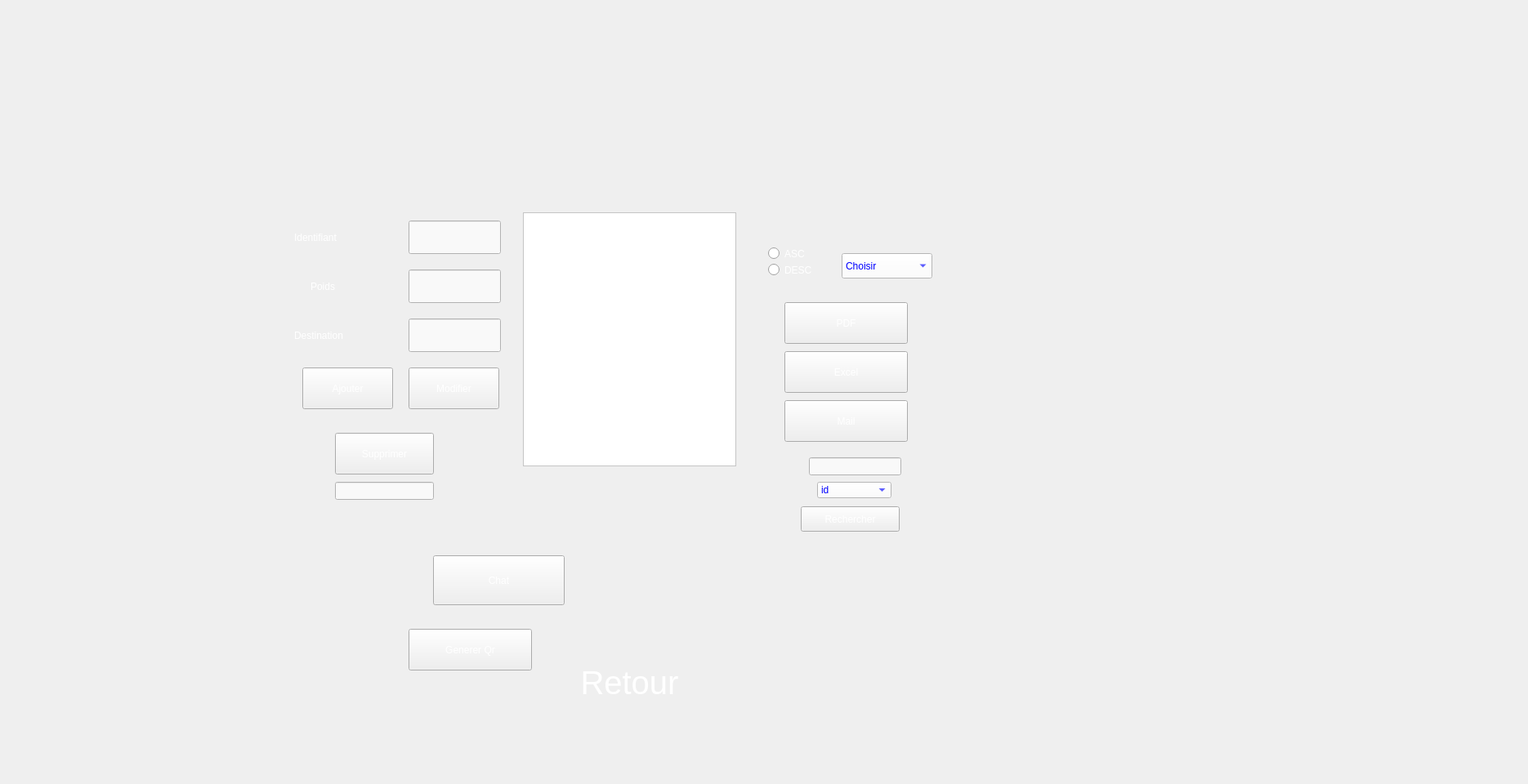
    <widget class="QWidget" name="page_4">
     <widget class="QLabel" name="label_33">
      <property name="geometry">
       <rect>
        <x>360</x>
        <y>280</y>
        <width>181</width>
        <height>21</height>
       </rect>
      </property>
      <property name="styleSheet">
       <string notr="true">color: rgb(255, 255, 255);</string>
      </property>
      <property name="text">
       <string>Identifiant</string>
      </property>
     </widget>
     <widget class="QLineEdit" name="le_id">
      <property name="geometry">
       <rect>
        <x>500</x>
        <y>270</y>
        <width>113</width>
        <height>41</height>
       </rect>
      </property>
      <property name="styleSheet">
       <string notr="true">background-color: rgb(249, 249, 249);
font: 8pt &quot;MS Shell Dlg 2&quot;;
color: rgb(0, 0, 127);</string>
      </property>
     </widget>
     <widget class="QLineEdit" name="le_poids">
      <property name="geometry">
       <rect>
        <x>500</x>
        <y>330</y>
        <width>113</width>
        <height>41</height>
       </rect>
      </property>
      <property name="styleSheet">
       <string notr="true">background-color: rgb(249, 249, 249);
font: 8pt &quot;MS Shell Dlg 2&quot;;
color: rgb(0, 0, 127);</string>
      </property>
     </widget>
     <widget class="QLineEdit" name="la_destination">
      <property name="geometry">
       <rect>
        <x>500</x>
        <y>390</y>
        <width>113</width>
        <height>41</height>
       </rect>
      </property>
      <property name="styleSheet">
       <string notr="true">background-color: rgb(249, 249, 249);
font: 8pt &quot;MS Shell Dlg 2&quot;;
color: rgb(0, 0, 127);</string>
      </property>
     </widget>
     <widget class="QLabel" name="label_34">
      <property name="geometry">
       <rect>
        <x>380</x>
        <y>340</y>
        <width>101</width>
        <height>21</height>
       </rect>
      </property>
      <property name="styleSheet">
       <string notr="true">color: rgb(255, 255, 255);</string>
      </property>
      <property name="text">
       <string>Poids</string>
      </property>
     </widget>
     <widget class="QLabel" name="label_35">
      <property name="geometry">
       <rect>
        <x>360</x>
        <y>400</y>
        <width>171</width>
        <height>21</height>
       </rect>
      </property>
      <property name="styleSheet">
       <string notr="true">color: rgb(255, 255, 255);</string>
      </property>
      <property name="text">
       <string>Destination</string>
      </property>
     </widget>
     <widget class="QComboBox" name="comboBox_4">
      <property name="geometry">
       <rect>
        <x>1030</x>
        <y>310</y>
        <width>111</width>
        <height>31</height>
       </rect>
      </property>
      <property name="styleSheet">
       <string notr="true">background-color: rgb(255, 255, 255);
font: 75 9pt &quot;Leelawadee UI&quot;;
font: 15pt &quot;Eras Bold ITC&quot;;
color: rgb(0, 0, 255);</string>
      </property>
      <item>
       <property name="text">
        <string>Choisir</string>
       </property>
      </item>
      <item>
       <property name="text">
        <string>id</string>
       </property>
      </item>
      <item>
       <property name="text">
        <string>poids</string>
       </property>
      </item>
      <item>
       <property name="text">
        <string>destination</string>
       </property>
      </item>
     </widget>
     <widget class="QRadioButton" name="radioButton_a">
      <property name="geometry">
       <rect>
        <x>940</x>
        <y>300</y>
        <width>81</width>
        <height>21</height>
       </rect>
      </property>
      <property name="styleSheet">
       <string notr="true">color: rgb(255, 255, 255);</string>
      </property>
      <property name="text">
       <string>ASC</string>
      </property>
     </widget>
     <widget class="QRadioButton" name="radioButton_d">
      <property name="geometry">
       <rect>
        <x>940</x>
        <y>320</y>
        <width>81</width>
        <height>21</height>
       </rect>
      </property>
      <property name="styleSheet">
       <string notr="true">color: rgb(255, 255, 255);</string>
      </property>
      <property name="text">
       <string>DESC</string>
      </property>
     </widget>
     <widget class="QPushButton" name="pb_pdf">
      <property name="geometry">
       <rect>
        <x>960</x>
        <y>370</y>
        <width>151</width>
        <height>51</height>
       </rect>
      </property>
      <property name="styleSheet">
       <string notr="true">color: rgb(255, 255, 255);
font: 16pt &quot;MS Shell Dlg 2&quot;;</string>
      </property>
      <property name="text">
       <string>PDF</string>
      </property>
     </widget>
     <widget class="QPushButton" name="export_excel_2">
      <property name="geometry">
       <rect>
        <x>960</x>
        <y>430</y>
        <width>151</width>
        <height>51</height>
       </rect>
      </property>
      <property name="styleSheet">
       <string notr="true">color: rgb(255, 255, 255);
font: 16pt &quot;MS Shell Dlg 2&quot;;</string>
      </property>
      <property name="text">
       <string>Excel</string>
      </property>
     </widget>
     <widget class="QPushButton" name="pb_ajouter_1">
      <property name="geometry">
       <rect>
        <x>370</x>
        <y>450</y>
        <width>111</width>
        <height>51</height>
       </rect>
      </property>
      <property name="styleSheet">
       <string notr="true">color: rgb(255, 255, 255);
font: 16pt &quot;MS Shell Dlg 2&quot;;</string>
      </property>
      <property name="text">
       <string>Ajouter</string>
      </property>
     </widget>
     <widget class="QPushButton" name="pb_modifier_1">
      <property name="geometry">
       <rect>
        <x>500</x>
        <y>450</y>
        <width>111</width>
        <height>51</height>
       </rect>
      </property>
      <property name="styleSheet">
       <string notr="true">color: rgb(255, 255, 255);
font: 16pt &quot;MS Shell Dlg 2&quot;;</string>
      </property>
      <property name="text">
       <string>Modifier</string>
      </property>
     </widget>
     <widget class="QComboBox" name="comboBox_5">
      <property name="geometry">
       <rect>
        <x>1000</x>
        <y>590</y>
        <width>91</width>
        <height>20</height>
       </rect>
      </property>
      <property name="styleSheet">
       <string notr="true">background-color: rgb(255, 255, 255);
font: 75 9pt &quot;Leelawadee UI&quot;;
font: 15pt &quot;Eras Bold ITC&quot;;
color: rgb(0, 0, 255);</string>
      </property>
      <item>
       <property name="text">
        <string>id</string>
       </property>
      </item>
      <item>
       <property name="text">
        <string>poids</string>
       </property>
      </item>
      <item>
       <property name="text">
        <string>destination</string>
       </property>
      </item>
     </widget>
     <widget class="QLineEdit" name="lineEdit_rech_2">
      <property name="geometry">
       <rect>
        <x>990</x>
        <y>560</y>
        <width>113</width>
        <height>22</height>
       </rect>
      </property>
      <property name="styleSheet">
       <string notr="true">background-color: rgb(249, 249, 249);
font: 8pt &quot;MS Shell Dlg 2&quot;;
color: rgb(0, 0, 127);</string>
      </property>
     </widget>
     <widget class="QPushButton" name="pushButton_6">
      <property name="geometry">
       <rect>
        <x>980</x>
        <y>620</y>
        <width>121</width>
        <height>31</height>
       </rect>
      </property>
      <property name="styleSheet">
       <string notr="true">color: rgb(255, 255, 255);
font: 16pt &quot;MS Shell Dlg 2&quot;;</string>
      </property>
      <property name="text">
       <string>Rechercher</string>
      </property>
     </widget>
     <widget class="QPushButton" name="pushButton_8">
      <property name="geometry">
       <rect>
        <x>960</x>
        <y>490</y>
        <width>151</width>
        <height>51</height>
       </rect>
      </property>
      <property name="styleSheet">
       <string notr="true">color: rgb(255, 255, 255);
font: 16pt &quot;MS Shell Dlg 2&quot;;</string>
      </property>
      <property name="text">
       <string>Mail</string>
      </property>
     </widget>
     <widget class="QPushButton" name="pushButton_7">
      <property name="geometry">
       <rect>
        <x>530</x>
        <y>680</y>
        <width>161</width>
        <height>61</height>
       </rect>
      </property>
      <property name="styleSheet">
       <string notr="true">color: rgb(255, 255, 255);
font: 16pt &quot;MS Shell Dlg 2&quot;;</string>
      </property>
      <property name="text">
       <string>Chat</string>
      </property>
     </widget>
     <widget class="QLineEdit" name="le_id_supp">
      <property name="geometry">
       <rect>
        <x>410</x>
        <y>590</y>
        <width>121</width>
        <height>22</height>
       </rect>
      </property>
      <property name="styleSheet">
       <string notr="true">background-color: rgb(249, 249, 249);
font: 8pt &quot;MS Shell Dlg 2&quot;;
color: rgb(0, 0, 127);</string>
      </property>
     </widget>
     <widget class="QPushButton" name="pb_supprimer_2">
      <property name="geometry">
       <rect>
        <x>410</x>
        <y>530</y>
        <width>121</width>
        <height>51</height>
       </rect>
      </property>
      <property name="styleSheet">
       <string notr="true">color: rgb(255, 255, 255);
font: 16pt &quot;MS Shell Dlg 2&quot;;</string>
      </property>
      <property name="text">
       <string>Supprimer</string>
      </property>
     </widget>
     <widget class="QPushButton" name="pb_qrcode">
      <property name="geometry">
       <rect>
        <x>500</x>
        <y>770</y>
        <width>151</width>
        <height>51</height>
       </rect>
      </property>
      <property name="styleSheet">
       <string notr="true">color: rgb(255, 255, 255);
font: 16pt &quot;MS Shell Dlg 2&quot;;</string>
      </property>
      <property name="text">
       <string>Generer Qr</string>
      </property>
     </widget>
     <widget class="QLabel" name="qrcode">
      <property name="geometry">
       <rect>
        <x>370</x>
        <y>700</y>
        <width>131</width>
        <height>121</height>
       </rect>
      </property>
      <property name="text">
       <string/>
      </property>
     </widget>
     <widget class="QTableView" name="tab_bagages">
      <property name="geometry">
       <rect>
        <x>640</x>
        <y>260</y>
        <width>261</width>
        <height>311</height>
       </rect>
      </property>
      <property name="styleSheet">
       <string notr="true">font: 12pt &quot;Andalus&quot;;
background-color: rgb(255, 255, 255);
color: rgb(0, 85, 255);
</string>
      </property>
     </widget>
     <widget class="QFrame" name="stat_4">
      <property name="geometry">
       <rect>
        <x>920</x>
        <y>670</y>
        <width>241</width>
        <height>121</height>
       </rect>
      </property>
      <layout class="QHBoxLayout" name="horizontalLayout_2"/>
     </widget>
     <widget class="QLabel" name="label_45">
      <property name="geometry">
       <rect>
        <x>-150</x>
        <y>-60</y>
        <width>1861</width>
        <height>951</height>
       </rect>
      </property>
      <property name="text">
       <string/>
      </property>
      <property name="pixmap">
       <pixmap>../b.png</pixmap>
      </property>
      <property name="scaledContents">
       <bool>true</bool>
      </property>
     </widget>
     <widget class="QPushButton" name="pushButton_9">
      <property name="geometry">
       <rect>
        <x>700</x>
        <y>810</y>
        <width>141</width>
        <height>51</height>
       </rect>
      </property>
      <property name="styleSheet">
       <string notr="true">QPushButton {
	
color:#ffffff;
background:	&quot;transparent&quot;;
border-radius: 15px;
font-size:40px;
font-family:Arial, Helvetica, sans-serif;
}
QPushButton:hover {
color:#fff;
border:15px;
background:#00008b;
}
</string>
      </property>
      <property name="text">
       <string>Retour</string>
      </property>
     </widget>
     <widget class="QLabel" name="label_48">
      <property name="geometry">
       <rect>
        <x>1050</x>
        <y>420</y>
        <width>71</width>
        <height>71</height>
       </rect>
      </property>
      <property name="text">
       <string/>
      </property>
      <property name="pixmap">
       <pixmap>../excel.png</pixmap>
      </property>
      <property name="scaledContents">
       <bool>true</bool>
      </property>
     </widget>
     <widget class="QLabel" name="label_49">
      <property name="geometry">
       <rect>
        <x>1050</x>
        <y>360</y>
        <width>71</width>
        <height>71</height>
       </rect>
      </property>
      <property name="text">
       <string/>
      </property>
      <property name="pixmap">
       <pixmap>../pdf.png</pixmap>
      </property>
      <property name="scaledContents">
       <bool>true</bool>
      </property>
     </widget>
     <widget class="QLabel" name="label_50">
      <property name="geometry">
       <rect>
        <x>1050</x>
        <y>480</y>
        <width>71</width>
        <height>71</height>
       </rect>
      </property>
      <property name="text">
       <string/>
      </property>
      <property name="pixmap">
       <pixmap>../mail.png</pixmap>
      </property>
      <property name="scaledContents">
       <bool>true</bool>
      </property>
     </widget>
     <widget class="QLabel" name="label_51">
      <property name="geometry">
       <rect>
        <x>630</x>
        <y>670</y>
        <width>81</width>
        <height>81</height>
       </rect>
      </property>
      <property name="text">
       <string/>
      </property>
      <property name="pixmap">
       <pixmap>../chat.png</pixmap>
      </property>
      <property name="scaledContents">
       <bool>true</bool>
      </property>
     </widget>
     <zorder>label_45</zorder>
     <zorder>label_33</zorder>
     <zorder>le_id</zorder>
     <zorder>le_poids</zorder>
     <zorder>la_destination</zorder>
     <zorder>label_34</zorder>
     <zorder>label_35</zorder>
     <zorder>comboBox_4</zorder>
     <zorder>radioButton_a</zorder>
     <zorder>radioButton_d</zorder>
     <zorder>pb_pdf</zorder>
     <zorder>export_excel_2</zorder>
     <zorder>pb_ajouter_1</zorder>
     <zorder>pb_modifier_1</zorder>
     <zorder>comboBox_5</zorder>
     <zorder>lineEdit_rech_2</zorder>
     <zorder>pushButton_6</zorder>
     <zorder>pushButton_8</zorder>
     <zorder>pushButton_7</zorder>
     <zorder>le_id_supp</zorder>
     <zorder>pb_supprimer_2</zorder>
     <zorder>pb_qrcode</zorder>
     <zorder>qrcode</zorder>
     <zorder>tab_bagages</zorder>
     <zorder>stat_4</zorder>
     <zorder>pushButton_9</zorder>
     <zorder>label_48</zorder>
     <zorder>label_49</zorder>
     <zorder>label_50</zorder>
     <zorder>label_51</zorder>
    </widget>
